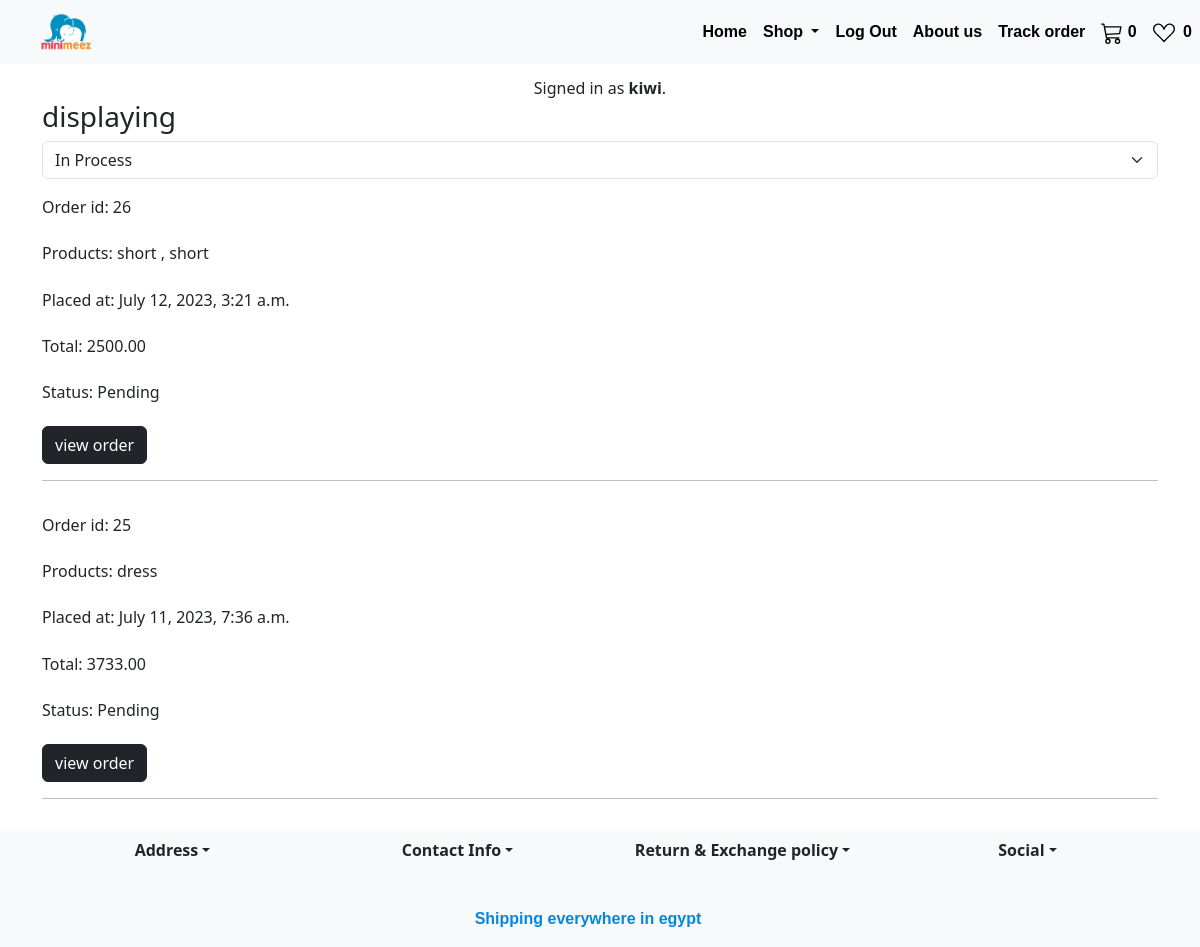
The app's page /trackOrder (signed in) with its own data.
### app/models.py (models this page shows, shortened)
class User(AbstractUser):
    phone_number = models.CharField(max_length=20 ,default="0000000000")
    address = models.CharField(max_length=100,default="address")

class Order(models.Model):
    user = models.ForeignKey(User, on_delete=models.CASCADE, blank=True, null=True, related_name="orders")
    total = models.DecimalField(max_digits=10, decimal_places=2)
    order_date = models.DateTimeField(default= datetime.now())
    statusChoices= [
        ('Pending', 'Pending'),
        ("accepted","accepted"),
        ("out for delivery","out for delivery"),
        ('Delivered', 'Delivered'),
        ('Cancelled', 'Cancelled'),
    ]
    status=models.CharField(max_length=64,default="Pending",choices=statusChoices)

class OrderItem(models.Model):
    order = models.ForeignKey(Order, on_delete=models.CASCADE, related_name="order_items")
    product = models.ForeignKey(product, on_delete=models.CASCADE)
    color = models.ForeignKey(Color, on_delete=models.CASCADE)
    size = models.ForeignKey(Size, on_delete=models.CASCADE)
    quantity = models.IntegerField(default=1)

class product(models.Model):
    GENDER_CHOICES = [
        ('male', 'male'),
        ('female', 'female'),
    ]
    title=models.CharField(max_length=64)
    img = models.ImageField(upload_to='app/images')
    price=models.FloatField()
    gender=models.CharField(max_length=64,choices=GENDER_CHOICES)
    category=models.ForeignKey(Category,on_delete=models.CASCADE,blank=True,null=True,related_name="category")
    color=models.ManyToManyField(Color)
    size=models.ManyToManyField(Size)

### app/views.py (the view)
# urls.py: path('trackOrder', views.trackOrder, name='trackOrder'),
def trackOrder(request):
    current_user = request.user
    orders = Order.objects.filter(user=current_user)
    orderItemsResult = []
    for order in orders:
        orderItems = OrderItem.objects.filter(order=order)
        orderItemsResult.append((order,orderItems))
    orderItemsResult.reverse()
    return render(request, "app/trackOrder.html", {"orderItemsResult": orderItemsResult})

### app/context_processors.py (called while the page is built)
def cart_count(request):
    if request.user.is_authenticated:
        cart= Cart.objects.filter(user=request.user)
        count=0
        for i in cart:
            count+=i.quantity
    else:
        count = 0
    return {'cart_count': count}

def categories(request):
    return {
        'allCategories': Category.objects.all()
    }

def wishlist_count(request):
    if request.user.is_authenticated:
        count = Wishlist.objects.filter(user=request.user).count()
    else:
        count = 0
    return {'wishlist_count': count}

### app/templates/app/trackOrder.html (shortened to what this page needs)
{% extends "app/layout.html" %}
{% load static %}
{% block head %}
<link href="{% static 'app/css/cart.css' %}" rel="stylesheet">
{% endblock %}
{% block body %}
<div class="container">
    <h3>displaying</h3>
    <select id="status-select" class="form-select" aria-label="Default select example">
        <option value="inProcess">In Process</option>
    </select>
    <div class="inProcess">
        {% for order, orderItems in orderItemsResult %}
        {%if order.status != "Delivered"%}
        <p>
        <h6 style="display: inline-block;">Order id:</h6> {{ order.id }}</p>
        <div class="row">
            <div class="col">
                <div style="display: inline-block;">
                    <h6 style="display: inline-block;">Products:</h6>
                    {% for orderItem in orderItems %}
                    <span style="display: inline-block;">{{ orderItem.product.title }}</span>
                    {% if not forloop.last %}
                    <span>, </span>
                    {% endif %}
                    {% endfor %}
                </div>
                <p>
                <h6 style="display: inline-block;">Placed at:</h6> {{ order.order_date }}</p>
                <p>
                <h6 style="display: inline-block;">Total:</h6> {{ order.total}}</p>
                <p>
                <h6 style="display: inline-block;">Status:</h6> {{ order.status }} </p>
                <a class="btn btn-dark" href="{% url 'orderDetails' id=order.id %}">view order</a>
                <hr style="color: black;">
            </div>
        </div>
        {%endif%}
        {% endfor %}
    </div>
</div>
{% endblock %}

### app/templates/app/layout.html (shortened to what this page needs)
{% load static %}
<!DOCTYPE html>
<html lang="en">
<head>
    <link rel="stylesheet" href="https://stackpath.bootstrapcdn.com/bootstrap/4.4.1/css/bootstrap.min.css"
>
    <link href="{% static 'app/bootstrap.min.css' %}" rel="stylesheet">
    <link href="{% static 'app/headerfooter.css' %}" rel="stylesheet">
    {% block head %}
    {% endblock %}
</head>
<body>
    <header>
        <nav class="navbar navbar-expand-lg navbar-light bg-light">
            <a class="navbar-brand" href="#">
                <img id="logo" src="{% static 'app/icons/logo.png' %}" alt="logo"></a>
            <div class="collapse navbar-collapse" id="navbarNav">
                <ul class="navbar-nav ml-auto">
                    <li class="nav-item">
                        <a class="nav-link" href="{% url 'index' %}">Home</a>
                    </li>
                    <li class="nav-item dropdown">
                        <a class="nav-link dropdown-toggle" href="#" role="button" data-bs-toggle="dropdown"
                            aria-expanded="false">
                            Shop
                        </a>
                    </li>
                    {% if user.is_authenticated %}
                    <li class="nav-item">
                        <a class="nav-link" href="{% url 'logout' %}">Log Out</a>
                    </li>
                    {% endif %}
                    <li class="nav-item">
                        <a class="nav-link" href="{% url 'aboutUs' %}">About us</a>
                    </li>
                    {% if user.is_authenticated %}
                    <li class="nav-item">
                        <a class="nav-link" href="{% url 'trackOrder' %}">Track order</a>
                    </li>
                    {% else %}
                    <li class="nav-item">
                        <a class="nav-link" href="{% url 'login' %}">Track order</a>
                    </li>
                    {% endif %}
                </ul>
            </div>
            <li class="navbar-nav nav-item tool">
                <div style="display: flex">
                    {% if user.is_authenticated %}
                    <a id="cartIcon" href="{% url 'cart' %}" class="nav-link cartTooltip" data-toggle="tooltip"
                        data-placement="bottom" title="cart">
                        <span id="cart_count">{{ cart_count }}</span>
                    </a>
                    {% else %}
                    <a href="{%url 'login' %}" class="nav-link"><img role="img" src="{% static 'app/icons/cart3.svg'%}"
                            class="nav-icon"></a>
                    {% endif %}
                    {% if user.is_authenticated %}
                    <a id="wishlistIcon" href="{% url 'wishlist' %}" class="nav-link wishlistTooltip" data-toggle="tooltip"
                        data-placement="bottom" title="wishlist">
                          <span id="wishlist_count" class="ml-1">{{ wishlist_count }}</span></a>
                    {% else %}
                    <a href="{%url 'login' %}" class="nav-link"><img src="{% static 'app/icons/heart.svg'%}"
                            class="nav-icon"></a>
                    {% endif %}
                </div>
            </li>
        </nav>
    </header>
    <div class="content">
        <div class="text-center">
            {% if user.is_authenticated %}
            Signed in as <strong>{{ user.username }}</strong>.
            {% else %}
            Not signed in.
            {% endif %}
        </div>
        {% block body %}
        {% endblock %}
    </div>
    <footer class="bg-light text-light mt-3">
        <div class="container">
            <div class="row">
                <div class="col-lg-3 col-md-12">
                    <button data-target="#address" class="btn btn-white dropdown-toggle btn-block btnstyle"
                        type="button" data-toggle="collapse">Address</button>
                </div>
                <div class="col-lg-3 col-md-12">
                    <button data-target="#contactinfo" class="btn btn-white dropdown-toggle btn-block btnstyle"
                        type="button" data-toggle="collapse">Contact Info</button>
                </div>
                <div class="col-lg-3 col-md-12">
                    <button data-target="#exchange" class="btn btn-white dropdown-toggle btn-block btnstyle"
                        type="button" data-toggle="collapse">Return & Exchange policy</button>
                </div>
                <div class="col-lg-3 col-md-12">
                    <button data-target="#followus" class="btn btn-white dropdown-toggle btn-block btnstyle"
                        type="button" data-toggle="collapse">Social</button>
                </div>
                <div class="row justify-content-center">
                    <div class="col">
                        <div id="abovenavbar">
                            <p> Shipping everywhere in egypt </p>
                        </div>
                    </div>
                </div>
            </div>
        </div>
    </footer>
</body>
</html>

### app/static/app/headerfooter.css (style rules this page uses)
.navbar-brand img { width: 1.5cm; height: 1cm; margin-left: 1cm; padding: 0; }
.navbar { font-weight: bold; font-family: 'Tajawal', sans-serif; }
.nav-link { color: #000000 !important; }
footer { margin-top: 1cm; width: 100%; }
#abovenavbar { padding: 0; margin-top: 1cm; color: #0786da; font-family: 'Tajawal', sans-serif; text-align: center; font-weight: bold; }
.btnstyle { font-weight: bold; }
#navbarNav { float: right; }
header { position: fixed; top: 0; width: 100%; z-index: 100; }
.content { margin-top: 2cm; min-height: 70vh; }
.cartTooltip { z-index: 200; }
.wishlistTooltip { z-index: 200; }

### app/static/app/css/cart.css (style rules this page uses)
body { min-height: 100vh; display: flex; flex-direction: column; }
footer { margin-top: auto }

### records on screen
User: username "kiwi"
Order: id "26", order_date "July 12, 2023, 3:21 a.m.", total "2500.00", status "Pending"
OrderItem: product "short"
OrderItem: product "short"
Order: id "25", order_date "July 11, 2023, 7:36 a.m.", total "3733.00", status "Pending"
OrderItem: product "dress"

### other values on screen
{{ cart_count }} "0"
{{ wishlist_count }} "0"
